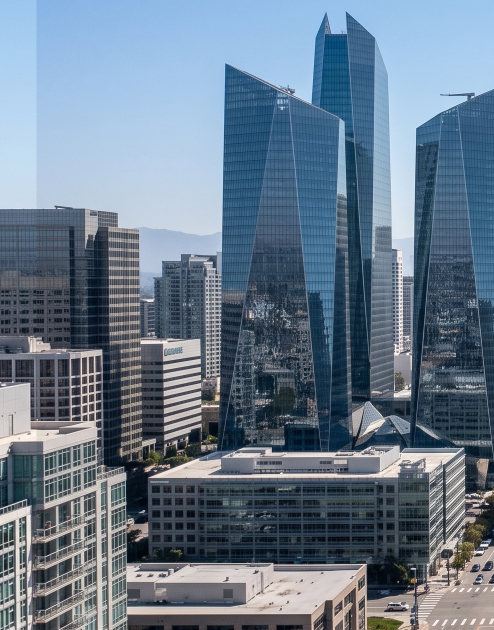
#> input picture testImages/left.png, 988 x 1260 px (shown at 1/2 size)
$ python 22424761.py
#> lines starting #> are read from the running program, lines starting #| are printed output that depends on the picture
import cv2
import numpy as np
import time
import os

def create_panorama(image_paths, method='SIFT', ratio_thresh=0.75, ransac_thresh=5.0, save_visualizations=True):
    """
    Creates an automatic panorama from 3+ overlapping images with full intermediate visualizations.

    Parameters:
    - image_paths: List of file paths to overlapping images.
    - method: 'SIFT' or 'ORB'.
    - ratio_thresh: Lowe's ratio test threshold.
    - ransac_thresh: Maximum reprojection error threshold for RANSAC.
    - save_visualizations: Saves grayscale, keypoint, match, and panorama images to disk.
    """
    start_total_time = time.time()
    method = method.upper()

    # --- 1. Image Acquisition & Grayscale Preparation ---
    images = []
    gray_images = []

    for idx, path in enumerate(image_paths):
        img = cv2.imread(path)
        if img is None:
            raise FileNotFoundError(f"Image not found at path: {path}")

        # Convert to Grayscale
        gray = cv2.cvtColor(img, cv2.COLOR_BGR2GRAY)
        images.append(img)
        gray_images.append(gray)

        # Save and visualize prepared grayscale image
        if save_visualizations:
            gray_filename = f"prepared_grayscale_img_{idx + 1}.jpg"
            cv2.imwrite(gray_filename, gray)
            print(f"[✓] Saved prepared grayscale image: {gray_filename}")

    if len(images) < 2:
        raise ValueError("At least two overlapping images are required.")

    # --- 2. Initialize Feature Detector & Descriptor ---
    if method == 'SIFT':
        detector = cv2.SIFT_create()
        matcher = cv2.BFMatcher(cv2.NORM_L2)
    elif method == 'ORB':
        detector = cv2.ORB_create(nfeatures=3000)
        matcher = cv2.BFMatcher(cv2.NORM_HAMMING)
    else:
        raise ValueError("Unsupported method! Choose 'SIFT' or 'ORB'.")

    # --- 3. Keypoint Detection & Visualizations on Grayscale ---
    keypoints_list = []
    descriptors_list = []

    for idx, gray in enumerate(gray_images):
        kp, des = detector.detectAndCompute(gray, None)
        keypoints_list.append(kp)
        descriptors_list.append(des)

        if save_visualizations:
            # Draw detected keypoints on top of the grayscale image
            img_kp = cv2.drawKeypoints(gray, kp, None, flags=cv2.DRAW_MATCHES_FLAGS_DRAW_RICH_KEYPOINTS)
            kp_filename = f"keypoints_img_{idx + 1}_{method}.jpg"
            cv2.imwrite(kp_filename, img_kp)
            print(f"[✓] Saved keypoints visualization ({len(kp)} points): {kp_filename}")

    # --- 4. Inner Pair Stitching Function ---
    def stitch_pair(img_src, img_dst, pair_index=0):
        gray_src = cv2.cvtColor(img_src, cv2.COLOR_BGR2GRAY)
        gray_dst = cv2.cvtColor(img_dst, cv2.COLOR_BGR2GRAY)

        t0 = time.time()
        kp_src, des_src = detector.detectAndCompute(gray_src, None)
        kp_dst, des_dst = detector.detectAndCompute(gray_dst, None)
        feature_time = time.time() - t0

        if des_src is None or des_dst is None or len(des_src) < 2 or len(des_dst) < 2:
            print(f"[!] Warning: Insufficient descriptors for pair {pair_index}.")
            return img_dst

        # 5. Matching & Lowe's Ratio Test
        raw_matches = matcher.knnMatch(des_src, des_dst, k=2)
        initial_matches = []
        for m_pair in raw_matches:
            if len(m_pair) == 2:
                m, n = m_pair
                if m.distance < ratio_thresh * n.distance:
                    initial_matches.append(m)

        if len(initial_matches) < 4:
            print(f"[!] Warning: Insufficient matches ({len(initial_matches)}) for pair {pair_index}.")
            return img_dst

        # 6. RANSAC Homography Estimation
        src_pts = np.float32([kp_src[m.queryIdx].pt for m in initial_matches]).reshape(-1, 1, 2)
        dst_pts = np.float32([kp_dst[m.trainIdx].pt for m in initial_matches]).reshape(-1, 1, 2)

        H, mask = cv2.findHomography(src_pts, dst_pts, cv2.RANSAC, ransac_thresh)
        inliers_count = int(np.sum(mask)) if mask is not None else 0
        inlier_ratio = (inliers_count / len(initial_matches)) * 100 if initial_matches else 0.0

        # Print Metrics
        print(f"\n--- Metrics for Pair {pair_index} [{method}] ---")
        print(f"Estimated Homography Matrix:\n{H if H is not None else 'None'}")
        print(f"Keypoints in Source: {len(kp_src)} | Keypoints in Destination: {len(kp_dst)}")
        print(f"Initial Matches (Lowe's Test): {len(initial_matches)}")
        print(f"RANSAC Inliers: {inliers_count}")
        print(f"Inlier Ratio: {inlier_ratio:.2f}%")
        print(f"Extraction & Matching Time: {feature_time:.4f}s")

        # 7. Visualization of Correspondences Before and After RANSAC
        if save_visualizations and mask is not None:
            # Before RANSAC
            img_before = cv2.drawMatches(img_src, kp_src, img_dst, kp_dst, initial_matches, None,
                                         flags=cv2.DrawMatchesFlags_NOT_DRAW_SINGLE_POINTS)
            cv2.imwrite(f"matches_before_ransac_pair{pair_index}_{method}.jpg", img_before)

            # After RANSAC (Inliers only)
            inlier_matches = [initial_matches[i] for i in range(len(initial_matches)) if mask.ravel()[i] == 1]
            img_after = cv2.drawMatches(img_src, kp_src, img_dst, kp_dst, inlier_matches, None,
                                        flags=cv2.DrawMatchesFlags_NOT_DRAW_SINGLE_POINTS)
            cv2.imwrite(f"matches_after_ransac_pair{pair_index}_{method}.jpg", img_after)

        if H is None:
            return img_dst

        # 8. Geometric Transformation and Stitching
        h_src, w_src = img_src.shape[:2]
        h_dst, w_dst = img_dst.shape[:2]

        pts_src = np.float32([[0, 0], [0, h_src], [w_src, h_src], [w_src, 0]]).reshape(-1, 1, 2)
        pts_src_warped = cv2.perspectiveTransform(pts_src, H)
        pts_dst = np.float32([[0, 0], [0, h_dst], [w_dst, h_dst], [w_dst, 0]]).reshape(-1, 1, 2)

        all_pts = np.concatenate((pts_dst, pts_src_warped), axis=0)
        [x_min, y_min] = np.int32(all_pts.min(axis=0).ravel() - 0.5)
        [x_max, y_max] = np.int32(all_pts.max(axis=0).ravel() + 0.5)

        translation = np.array([[1, 0, -x_min], [0, 1, -y_min], [0, 0, 1]])
        warped_src = cv2.warpPerspective(img_src, translation.dot(H), (x_max - x_min, y_max - y_min))

        canvas = warped_src.copy()
        canvas[-y_min:h_dst - y_min, -x_min:w_dst - x_min] = img_dst
        return canvas

    # --- 9. Multi-Image Stitching Execution (Outward from Anchor) ---
    mid_idx = len(images) // 2
    panorama_result = images[mid_idx]

    pair_counter = 1
    # Stitch left side
    for i in range(mid_idx - 1, -1, -1):
        panorama_result = stitch_pair(images[i], panorama_result, pair_index=pair_counter)
        pair_counter += 1

    # Stitch right side
    for i in range(mid_idx + 1, len(images)):
        panorama_result = stitch_pair(images[i], panorama_result, pair_index=pair_counter)
        pair_counter += 1

    total_time = time.time() - start_total_time
    print(f"\n[✓] Finished {method} Panorama in {total_time:.4f}s total.")

    if save_visualizations:
        cv2.imwrite(f"final_panorama_{method}.jpg", panorama_result)
        print(f"[✓] Saved final panorama: final_panorama_{method}.jpg")

    return panorama_result

# ==============================================================================
# Execution & Verification
# ==============================================================================
if __name__ == '__main__':
    # Supply 3 overlapping images
    test_image_paths = ['testImages/left.png', 'testImages/right.png', 'testImages/top.png']

    # Run 1: SIFT Pipeline
    print("=== RUNNING SIFT PIPELINE ===")
    sift_panorama = create_panorama(test_image_paths, method='SIFT')
#> in create_panorama, img is the input picture: shape (1260, 988, 3); mean B, G, R 139.8, 122.5, 105.2
#> pass 2 of the loop in create_panorama, `for idx, path in enumerate(image_paths):`:
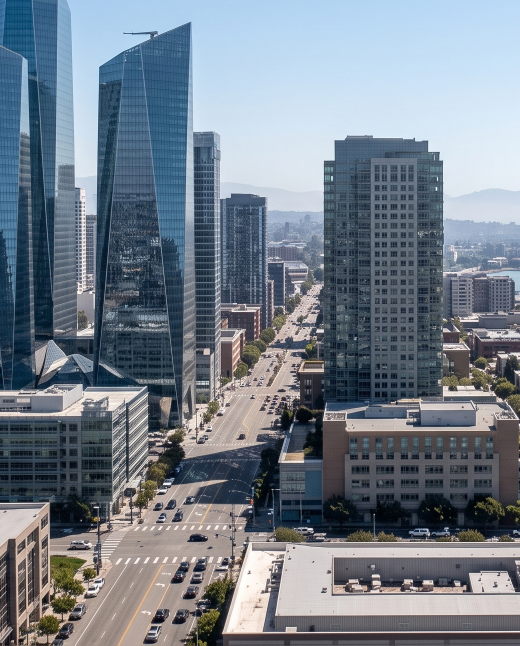
#> input picture testImages/right.png, 1039 x 1291 px (shown at 1/2 size)
#> in create_panorama, img is the input picture: shape (1291, 1039, 3); mean B, G, R 138.4, 126.9, 116.5
#> in create_panorama, `gray = cv2.cvtColor(img, cv2.COLOR_BGR2GRAY)`:
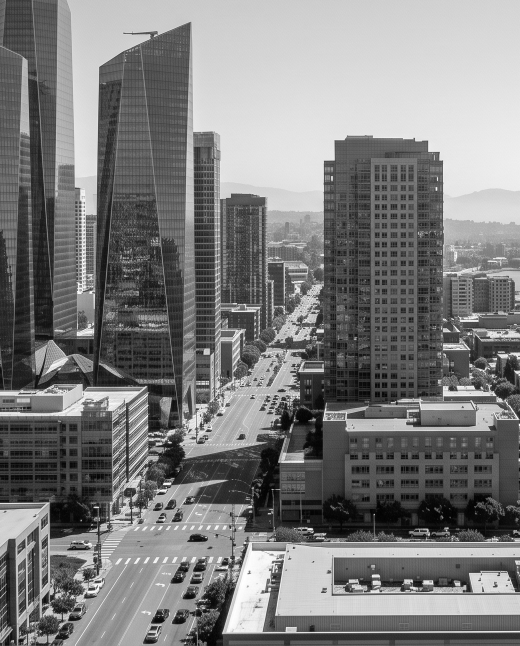
#> gray: shape (1291, 1039) (shown at 1/2 size); min 0, max 255, mean 125.1
#> pass 3 of the loop in create_panorama, `for idx, path in enumerate(image_paths):`:
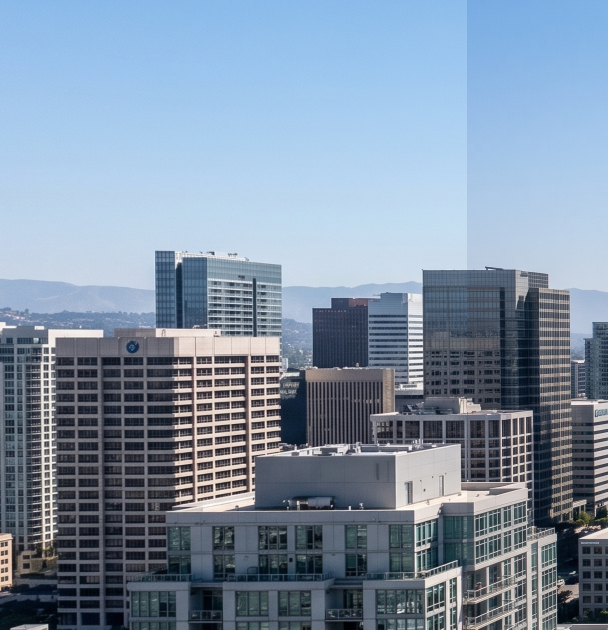
#> input picture testImages/top.png, 1216 x 1259 px (shown at 1/2 size)
#> in create_panorama, img is the input picture: shape (1259, 1216, 3); mean B, G, R 164.4, 144.6, 126.7
#> in create_panorama, `gray = cv2.cvtColor(img, cv2.COLOR_BGR2GRAY)`:
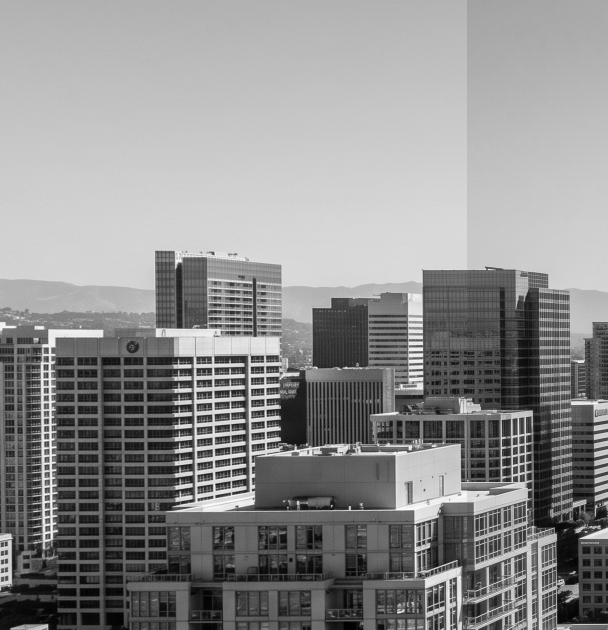
#> gray: shape (1259, 1216) (shown at 1/2 size); min 0, max 255, mean 141.5
#> the loop in create_panorama, `for idx, gray in enumerate(gray_images):` made 3 passes
#> kp_filename on passes 1 to 3: 'keypoints_img_1_SIFT.jpg', 'keypoints_img_2_SIFT.jpg', 'keypoints_img_3_SIFT.jpg'
#| [✓] Saved keypoints visualization (10134 points): keypoints_img_1_SIFT.jpg
#| [✓] Saved keypoints visualization (10901 points): keypoints_img_2_SIFT.jpg
#| [✓] Saved keypoints visualization (12114 points): keypoints_img_3_SIFT.jpg
#> after the loop in create_panorama, `for idx, gray in enumerate(gray_images):`: descriptors_list = 3 items
#> in create_panorama, `mid_idx = len(images) // 2`: mid_idx = 1
#> the loop in create_panorama, `for i in range(mid_idx - 1, -1, -1):` made 1 pass
#> (raw_matches in stitch_pair, inliers_count in stitch_pair, inlier_ratio in stitch_pair, inlier_matches in stitch_pair, pts_src_warped in stitch_pair, x_min in stitch_pair, y_min in stitch_pair, x_max in stitch_pair) on pass 1: (10134 matches, 3212, 95.94, 3212 matches, [[-634, -123], [-634, 1137], [354, 1137], [354, -123]], -634, -123, 1039)
#| Estimated Homography Matrix:
#| [[ 1.00002604e+00  3.25422871e-07 -6.34020527e+02]
#|  [ 5.91105807e-06  1.00001056e+00 -1.23007505e+02]
#|  [ 9.59866677e-10  1.11224238e-08  1.00000000e+00]]
#| Keypoints in Source: 10134 | Keypoints in Destination: 10901
#| RANSAC Inliers: 3212
#| Inlier Ratio: 95.94%
#> after the loop in create_panorama, `for i in range(mid_idx - 1, -1, -1):`: pair_counter = 2
#> the loop in create_panorama, `for i in range(mid_idx + 1, len(images)):` made 1 pass
#> (i, raw_matches in stitch_pair, inliers_count in stitch_pair, inlier_ratio in stitch_pair, inlier_matches in stitch_pair, h_src in stitch_pair, w_src in stitch_pair, h_dst in stitch_pair) on pass 1: (2, 12114 matches, 3002, 97, 3002 matches, 1259, 1216, 1414)
#| --- Metrics for Pair 2 [SIFT] ---
#| Estimated Homography Matrix:
#| [[ 1.00002546e+00  8.77705525e-06 -8.61032576e+02]
#|  [ 8.97004001e-06  1.00005402e+00 -1.22038611e+02]
#|  [-1.04583362e-08  3.88703934e-08  1.00000000e+00]]
#| Keypoints in Source: 12114 | Keypoints in Destination: 17769
#| Initial Matches (Lowe's Test): 3095
#| RANSAC Inliers: 3002
#| Inlier Ratio: 97.00%
#| Extraction & Matching Time: 2.1980s
#> after the loop in create_panorama, `for i in range(mid_idx + 1, len(images)):`:
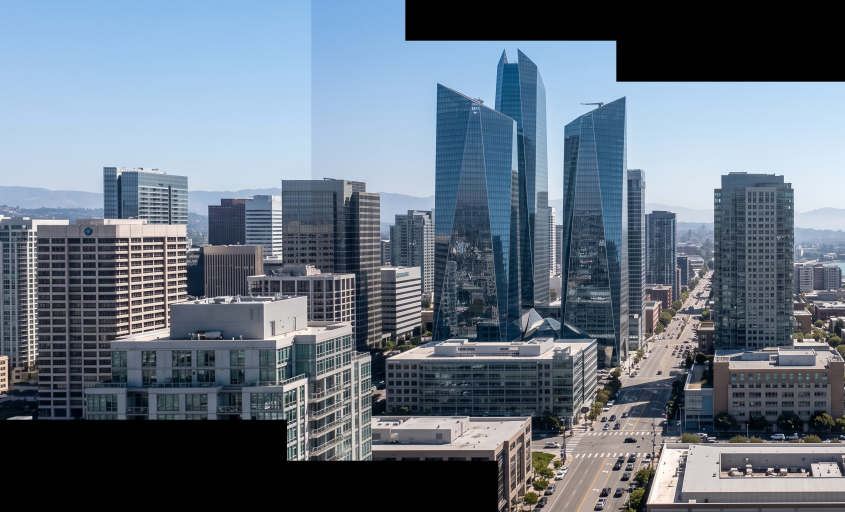
#> panorama_result: shape (1536, 2534, 3) (shown at 1/3 size); mean B, G, R 128.4, 114.5, 101.7
#> after the loop in create_panorama, `for i in range(mid_idx + 1, len(images)):`: pair_counter = 3

    # Run 2: ORB Pipeline for Comparative Analysis
    print("\n=== RUNNING ORB PIPELINE ===")
    orb_panorama = create_panorama(test_image_paths, method='ORB')
#> call 2 of create_panorama, with method = 'ORB', ratio_thresh = 0.75, ransac_thresh = 5, save_visualizations = True
#> in create_panorama (call 2), `gray_filename = f"prepared_grayscale_img_{idx + 1}.jpg"`: gray_filename = 'prepared_grayscale_img_1.jpg'
#| [✓] Saved prepared grayscale image: prepared_grayscale_img_1.jpg
#> pass 2 of the loop in create_panorama, `for idx, path in enumerate(image_paths):`:
#> gray_filename = 'prepared_grayscale_img_2.jpg'
#| [✓] Saved prepared grayscale image: prepared_grayscale_img_2.jpg
#> pass 3 of the loop in create_panorama, `for idx, path in enumerate(image_paths):`:
#> gray_filename = 'prepared_grayscale_img_3.jpg'
#| [✓] Saved prepared grayscale image: prepared_grayscale_img_3.jpg
#> the loop in create_panorama (call 2), `for idx, gray in enumerate(gray_images):` made 3 passes
#| [✓] Saved keypoints visualization (3000 points): keypoints_img_1_ORB.jpg
#| [✓] Saved keypoints visualization (3000 points): keypoints_img_2_ORB.jpg
#| [✓] Saved keypoints visualization (3000 points): keypoints_img_3_ORB.jpg
#> pass 1, in create_panorama (call 2), `img_kp = cv2.drawKeypoints(gray, kp, None, flags=cv2.DRAW_MATCHES_FLAG..`:
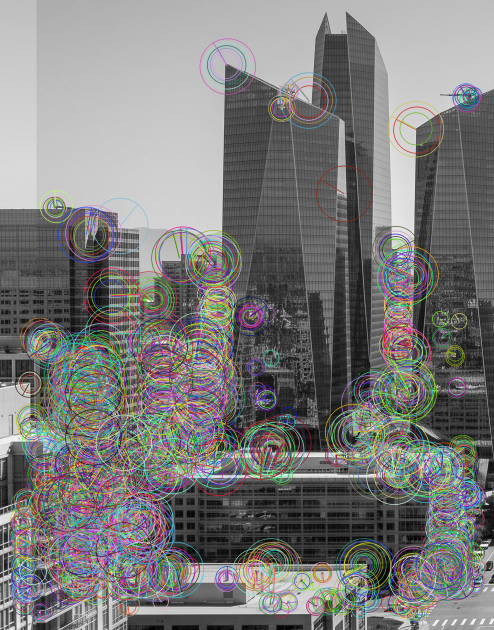
#> img_kp: shape (1260, 988, 3) (shown at 1/2 size); mean of channels 0, 1, 2 122.6, 123.3, 123.9; drawn as B, G, R
#> the loop in create_panorama (call 2), `for i in range(mid_idx - 1, -1, -1):` made 1 pass
#> (raw_matches in stitch_pair, inliers_count in stitch_pair, inlier_ratio in stitch_pair, inlier_matches in stitch_pair, x_min in stitch_pair, y_min in stitch_pair, x_max in stitch_pair, y_max in stitch_pair) on pass 1: (3000 matches, 429, 93.87, 429 matches, -637, -128, 1039, 1291)
#| Estimated Homography Matrix:
#| [[ 1.00297168e+00  9.46993700e-04 -6.36758723e+02]
#|  [-2.45923112e-03  1.00733272e+00 -1.25695413e+02]
#|  [-2.37093501e-06  4.61704458e-06  1.00000000e+00]]
#| Keypoints in Source: 3000 | Keypoints in Destination: 3000
#| RANSAC Inliers: 429
#| Inlier Ratio: 93.87%
#> pass 1, in stitch_pair (call 3), `img_after = cv2.drawMatches(img_src, kp_src, img_dst, kp_dst, inlier_m..`:
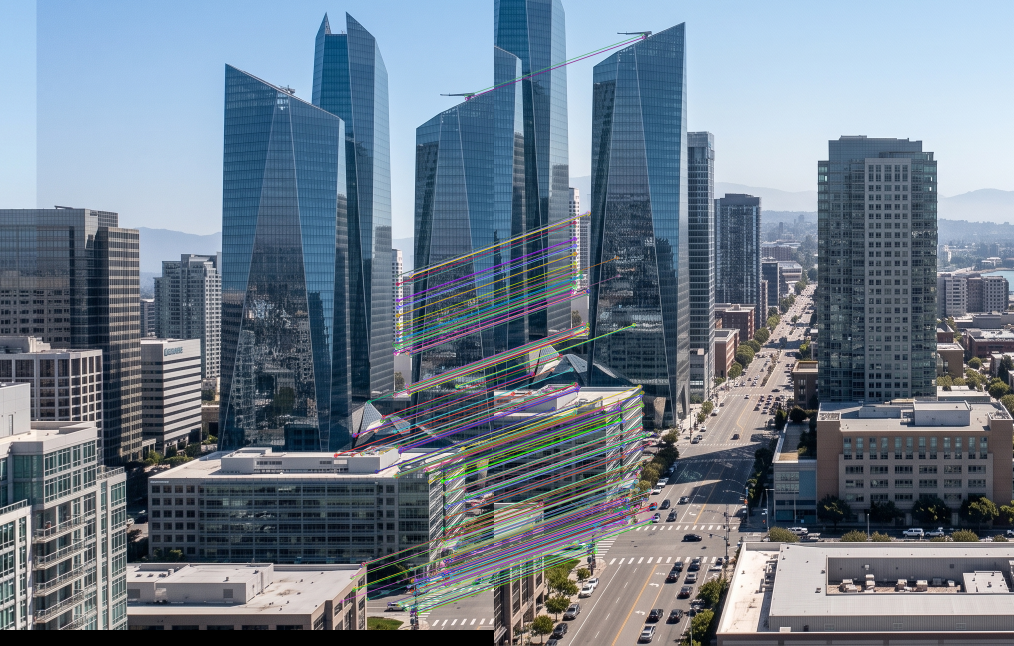
#> img_after: shape (1291, 2027, 3) (shown at 1/2 size); mean B, G, R 138.2, 124.5, 111.2
#> after the loop in create_panorama (call 2), `for i in range(mid_idx - 1, -1, -1):`: pair_counter = 2
#> the loop in create_panorama (call 2), `for i in range(mid_idx + 1, len(images)):` made 1 pass
#> (i, raw_matches in stitch_pair, inliers_count in stitch_pair, inlier_ratio in stitch_pair, inlier_matches in stitch_pair, h_src in stitch_pair, w_src in stitch_pair, h_dst in stitch_pair) on pass 1: (2, 3000 matches, 212, 74.13, 212 matches, 1259, 1216, 1419)
#| --- Metrics for Pair 2 [ORB] ---
#| Estimated Homography Matrix:
#| [[ 9.57818354e-01  3.39243298e-03 -8.22688758e+02]
#|  [-3.46893934e-02  9.76096061e-01 -8.39321441e+01]
#|  [-3.76140705e-05  8.28615825e-06  1.00000000e+00]]
#| Keypoints in Source: 3000 | Keypoints in Destination: 3000
#| Initial Matches (Lowe's Test): 286
#| RANSAC Inliers: 212
#| Inlier Ratio: 74.13%
#| Extraction & Matching Time: 0.0699s
#> pass 1, in stitch_pair (call 4), `gray_dst = cv2.cvtColor(img_dst, cv2.COLOR_BGR2GRAY)`:
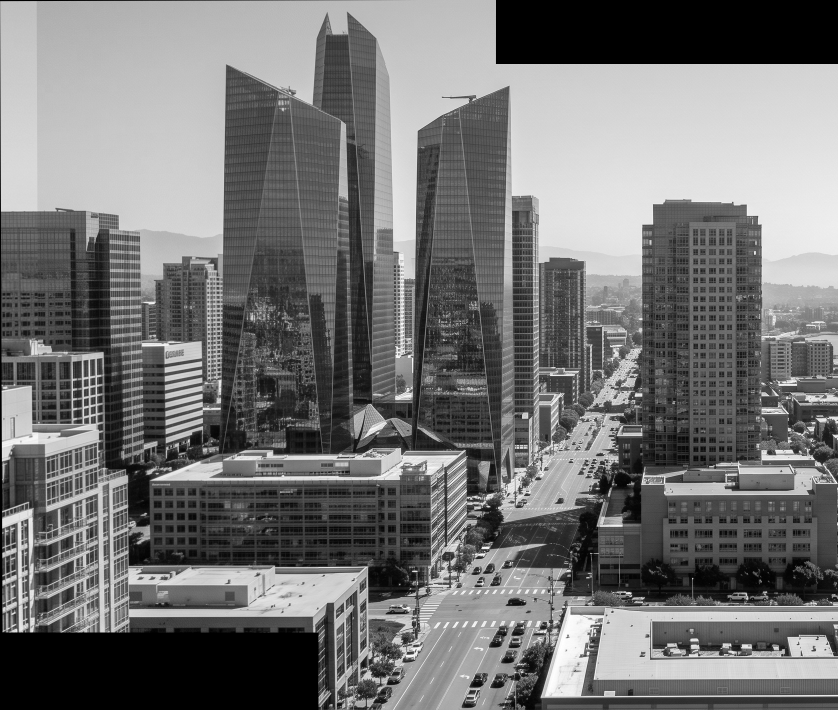
#> gray_dst: shape (1419, 1676) (shown at 1/2 size); min 0, max 255, mean 115.9
#> pass 1, in stitch_pair (call 4), `img_after = cv2.drawMatches(img_src, kp_src, img_dst, kp_dst, inlier_m..`:
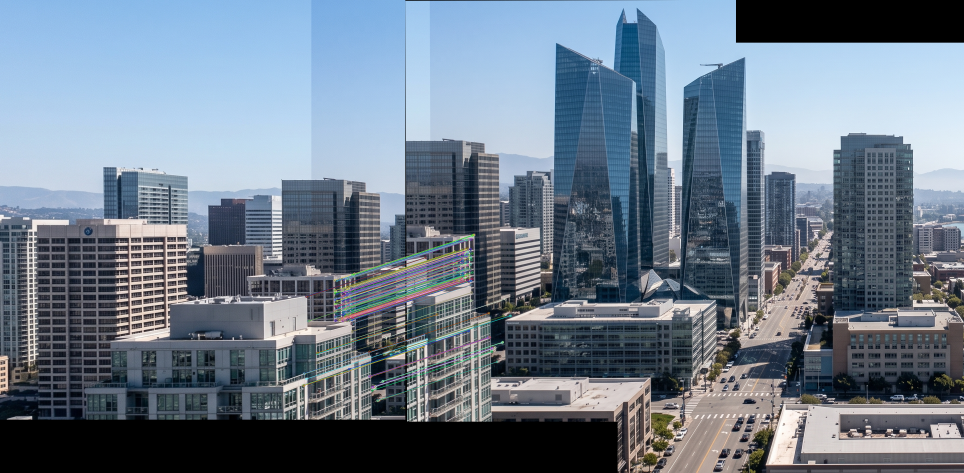
#> img_after: shape (1419, 2892, 3) (shown at 1/3 size); mean B, G, R 137.5, 122.7, 108.9
#> pass 1, in stitch_pair (call 4), `warped_src = cv2.warpPerspective(img_src, translation.dot(H), (x_max -..`:
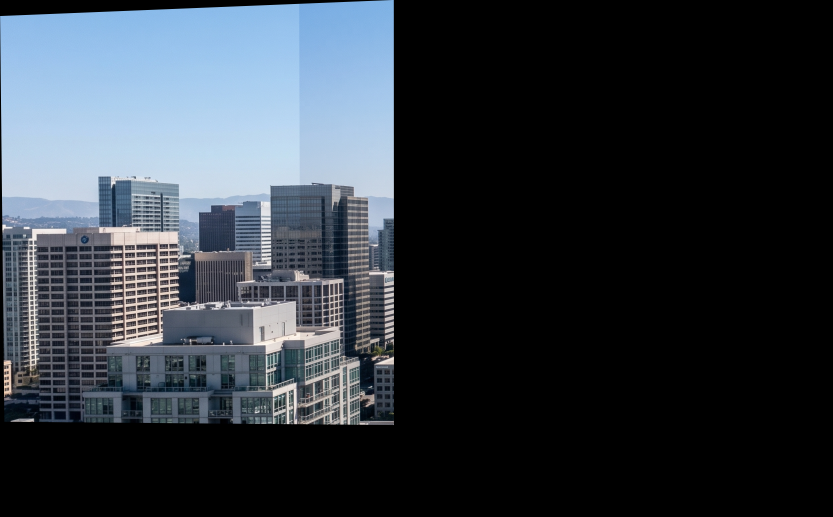
#> warped_src: shape (1551, 2499, 3) (shown at 1/3 size); mean B, G, R 62.3, 54.8, 48
#> after the loop in create_panorama (call 2), `for i in range(mid_idx + 1, len(images)):`:
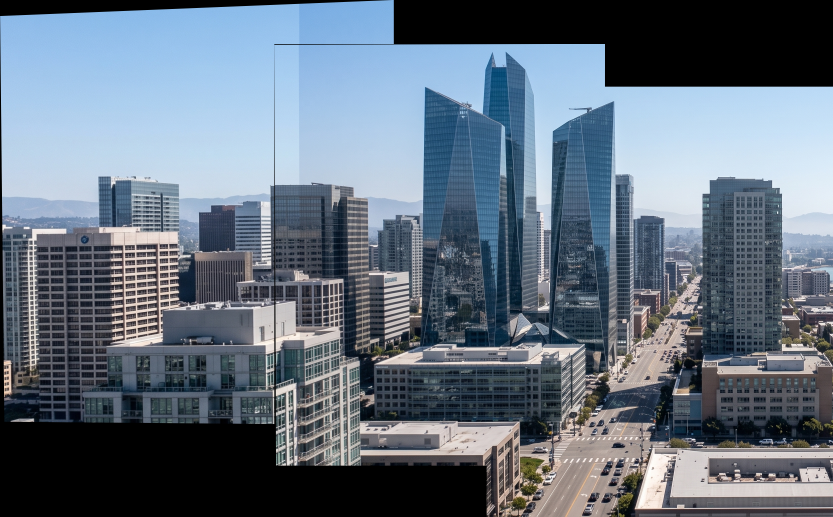
#> panorama_result: shape (1551, 2499, 3) (shown at 1/3 size); mean B, G, R 126.3, 112.6, 100
#> after the loop in create_panorama (call 2), `for i in range(mid_idx + 1, len(images)):`: pair_counter = 3
